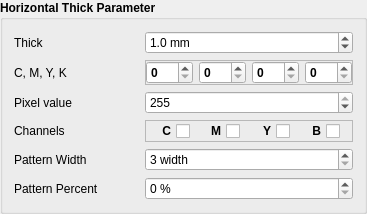
        <widget class="QGroupBox" name="groupBox_4">
         <property name="font">
          <font>
           <family>Arial</family>
           <weight>75</weight>
           <italic>false</italic>
           <bold>true</bold>
          </font>
         </property>
         <property name="title">
          <string>Horizontal Thick Parameter</string>
         </property>
         <layout class="QGridLayout" name="gridLayout_22">
          <item row="4" column="0">
           <widget class="QLabel" name="label_2">
            <property name="font">
             <font>
              <family>Arial</family>
              <weight>50</weight>
              <bold>false</bold>
             </font>
            </property>
            <property name="text">
             <string>Channels</string>
            </property>
           </widget>
          </item>
          <item row="0" column="1">
           <spacer name="horizontalSpacer_3">
            <property name="orientation">
             <enum>Qt::Horizontal</enum>
            </property>
            <property name="sizeHint" stdset="0">
             <size>
              <width>40</width>
              <height>20</height>
             </size>
            </property>
           </spacer>
          </item>
          <item row="0" column="2">
           <widget class="QDoubleSpinBox" name="horizontalThickDSB">
            <property name="minimumSize">
             <size>
              <width>0</width>
              <height>0</height>
             </size>
            </property>
            <property name="font">
             <font>
              <weight>50</weight>
              <bold>false</bold>
             </font>
            </property>
            <property name="suffix">
             <string> mm</string>
            </property>
            <property name="decimals">
             <number>1</number>
            </property>
            <property name="maximum">
             <double>50.000000000000000</double>
            </property>
            <property name="singleStep">
             <double>0.100000000000000</double>
            </property>
            <property name="value">
             <double>1.000000000000000</double>
            </property>
           </widget>
          </item>
          <item row="6" column="2">
           <widget class="QSpinBox" name="horizonPatternPercentSPB">
            <property name="font">
             <font>
              <weight>50</weight>
              <bold>false</bold>
             </font>
            </property>
            <property name="suffix">
             <string> %</string>
            </property>
            <property name="maximum">
             <number>100</number>
            </property>
           </widget>
          </item>
          <item row="5" column="0">
           <widget class="QLabel" name="label_15">
            <property name="font">
             <font>
              <family>Arial</family>
              <weight>50</weight>
              <italic>false</italic>
              <bold>false</bold>
             </font>
            </property>
            <property name="text">
             <string>Pattern Width</string>
            </property>
           </widget>
          </item>
          <item row="6" column="0">
           <widget class="QLabel" name="label_16">
            <property name="font">
             <font>
              <weight>50</weight>
              <bold>false</bold>
             </font>
            </property>
            <property name="text">
             <string>Pattern Percent</string>
            </property>
           </widget>
          </item>
          <item row="5" column="2">
           <widget class="QSpinBox" name="horizonCellWidthSPB">
            <property name="font">
             <font>
              <weight>50</weight>
              <bold>false</bold>
             </font>
            </property>
            <property name="suffix">
             <string> width</string>
            </property>
            <property name="minimum">
             <number>3</number>
            </property>
            <property name="singleStep">
             <number>2</number>
            </property>
           </widget>
          </item>
          <item row="0" column="0">
           <widget class="QLabel" name="label">
            <property name="font">
             <font>
              <family>Arial</family>
              <weight>50</weight>
              <italic>false</italic>
              <bold>false</bold>
             </font>
            </property>
            <property name="text">
             <string>Thick</string>
            </property>
           </widget>
          </item>
          <item row="3" column="0">
           <widget class="QLabel" name="horizonePixelValueLB">
            <property name="font">
             <font>
              <weight>50</weight>
              <bold>false</bold>
             </font>
            </property>
            <property name="text">
             <string>Pixel value</string>
            </property>
           </widget>
          </item>
          <item row="3" column="2">
           <widget class="QSpinBox" name="horizonePixelValueDS">
            <property name="font">
             <font>
              <weight>50</weight>
              <bold>false</bold>
             </font>
            </property>
            <property name="suffix">
             <string/>
            </property>
            <property name="minimum">
             <number>0</number>
            </property>
            <property name="maximum">
             <number>255</number>
            </property>
            <property name="singleStep">
             <number>1</number>
            </property>
            <property name="value">
             <number>255</number>
            </property>
           </widget>
          </item>
          <item row="4" column="2">
           <widget class="QFrame" name="frame_15">
            <property name="frameShape">
             <enum>QFrame::StyledPanel</enum>
            </property>
            <property name="frameShadow">
             <enum>QFrame::Raised</enum>
            </property>
            <layout class="QGridLayout" name="gridLayout_23">
             <property name="leftMargin">
              <number>0</number>
             </property>
             <property name="topMargin">
              <number>0</number>
             </property>
             <property name="rightMargin">
              <number>0</number>
             </property>
             <property name="bottomMargin">
              <number>0</number>
             </property>
             <item row="0" column="0">
              <widget class="QCheckBox" name="C_HT_Che">
               <property name="sizePolicy">
                <sizepolicy hsizetype="Fixed" vsizetype="Fixed">
                 <horstretch>0</horstretch>
                 <verstretch>0</verstretch>
                </sizepolicy>
               </property>
               <property name="maximumSize">
                <size>
                 <width>35</width>
                 <height>21</height>
                </size>
               </property>
               <property name="layoutDirection">
                <enum>Qt::RightToLeft</enum>
               </property>
               <property name="styleSheet">
                <string notr="true">font: 75 9pt &quot;Arial&quot;;</string>
               </property>
               <property name="text">
                <string>C</string>
               </property>
               <property name="checked">
                <bool>false</bool>
               </property>
              </widget>
             </item>
             <item row="0" column="2">
              <widget class="QCheckBox" name="Y_HT_Che">
               <property name="sizePolicy">
                <sizepolicy hsizetype="Fixed" vsizetype="Fixed">
                 <horstretch>0</horstretch>
                 <verstretch>0</verstretch>
                </sizepolicy>
               </property>
               <property name="maximumSize">
                <size>
                 <width>35</width>
                 <height>21</height>
                </size>
               </property>
               <property name="layoutDirection">
                <enum>Qt::RightToLeft</enum>
               </property>
               <property name="styleSheet">
                <string notr="true">font: 75 9pt &quot;Arial&quot;;</string>
               </property>
               <property name="text">
                <string>Y</string>
               </property>
               <property name="checked">
                <bool>false</bool>
               </property>
              </widget>
             </item>
             <item row="0" column="3">
              <widget class="QCheckBox" name="B_HT_Che">
               <property name="sizePolicy">
                <sizepolicy hsizetype="Fixed" vsizetype="Fixed">
                 <horstretch>0</horstretch>
                 <verstretch>0</verstretch>
                </sizepolicy>
               </property>
               <property name="minimumSize">
                <size>
                 <width>30</width>
                 <height>0</height>
                </size>
               </property>
               <property name="maximumSize">
                <size>
                 <width>35</width>
                 <height>21</height>
                </size>
               </property>
               <property name="layoutDirection">
                <enum>Qt::RightToLeft</enum>
               </property>
               <property name="styleSheet">
                <string notr="true">font: 75 9pt &quot;Arial&quot;;</string>
               </property>
               <property name="text">
                <string>B</string>
               </property>
               <property name="checked">
                <bool>false</bool>
               </property>
              </widget>
             </item>
             <item row="0" column="1">
              <widget class="QCheckBox" name="M_HT_Che">
               <property name="sizePolicy">
                <sizepolicy hsizetype="Fixed" vsizetype="Fixed">
                 <horstretch>0</horstretch>
                 <verstretch>0</verstretch>
                </sizepolicy>
               </property>
               <property name="maximumSize">
                <size>
                 <width>35</width>
                 <height>21</height>
                </size>
               </property>
               <property name="layoutDirection">
                <enum>Qt::RightToLeft</enum>
               </property>
               <property name="styleSheet">
                <string notr="true">font: 75 9pt &quot;Arial&quot;;</string>
               </property>
               <property name="text">
                <string>M</string>
               </property>
               <property name="checked">
                <bool>false</bool>
               </property>
              </widget>
             </item>
            </layout>
           </widget>
          </item>
          <item row="2" column="2">
           <widget class="QFrame" name="frame_16">
            <property name="frameShape">
             <enum>QFrame::StyledPanel</enum>
            </property>
            <property name="frameShadow">
             <enum>QFrame::Raised</enum>
            </property>
            <layout class="QGridLayout" name="gridLayout_25">
             <property name="leftMargin">
              <number>0</number>
             </property>
             <property name="topMargin">
              <number>0</number>
             </property>
             <property name="rightMargin">
              <number>0</number>
             </property>
             <property name="bottomMargin">
              <number>0</number>
             </property>
             <item row="0" column="2">
              <widget class="QSpinBox" name="shell_Y_SB">
               <property name="maximum">
                <number>255</number>
               </property>
              </widget>
             </item>
             <item row="0" column="3">
              <widget class="QSpinBox" name="shell_K_SB">
               <property name="maximum">
                <number>255</number>
               </property>
              </widget>
             </item>
             <item row="0" column="1">
              <widget class="QSpinBox" name="shell_M_SB">
               <property name="maximum">
                <number>255</number>
               </property>
              </widget>
             </item>
             <item row="0" column="0">
              <widget class="QSpinBox" name="shell_C_SB">
               <property name="maximum">
                <number>255</number>
               </property>
               <property name="value">
                <number>0</number>
               </property>
              </widget>
             </item>
            </layout>
           </widget>
          </item>
          <item row="2" column="0">
           <widget class="QLabel" name="label_12">
            <property name="font">
             <font>
              <family>Arial</family>
              <weight>50</weight>
              <italic>false</italic>
              <bold>false</bold>
             </font>
            </property>
            <property name="text">
             <string>C, M, Y, K</string>
            </property>
           </widget>
          </item>
         </layout>
        </widget>
